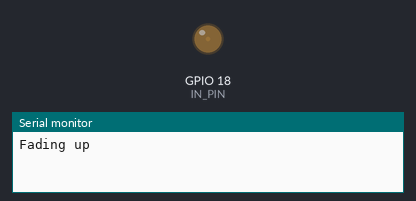
Recording of a sketch running on a simulated ESP32. Parts: output pins drawn as LEDs (lit = HIGH), the last lines printed to the serial monitor.

Above: at 0.05 s.
At 1.25 s:
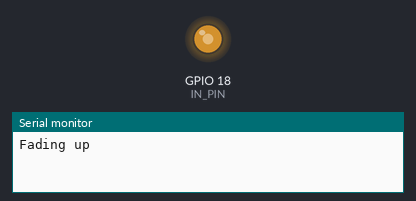
At 1.85 s:
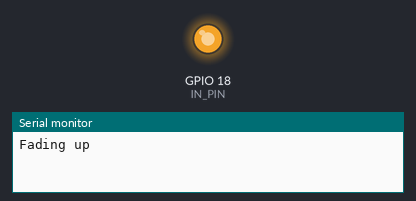
At 3.65 s:
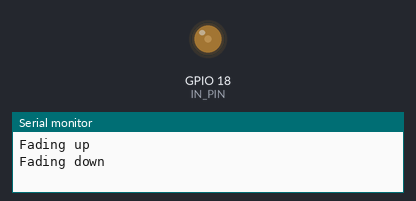
Timing chart, 0 to 6.6 s (numbered marks = the images above):
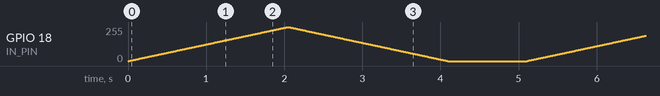

The sketch:

S02_Power_LED.ino
```cpp
/*
  BuiltByTyler Sensor Kit - S02 POWER LED (1 W white emitter)
  Board: ESP32-WROOM-32 DevKit V1 (30-pin), Arduino-ESP32 core 3.x, "ESP32 Dev Module"

  Fades the 1 W white LED up and down with PWM.
  Very bright: don't stare into it. It draws ~350 mA from 5 V, so power
  the ESP32 from a good USB port (5V comes from the VIN pin).

  Wiring (module pin -> ESP32 pin):
    GND  -> GND
    5V   -> VIN (5V) - needs USB power
    IN   -> GPIO 18

  Library: none needed
  Serial Monitor: 115200 baud
*/

#define IN_PIN   18

void setup() {
  Serial.begin(115200);
  // analogWrite sets the pin up for PWM by itself: 0 = off, 255 = full
}

void loop() {
  Serial.println("Fading up");
  for (int b = 0; b <= 255; b++) { analogWrite(IN_PIN, b); delay(8); }
  Serial.println("Fading down");
  for (int b = 255; b >= 0; b--) { analogWrite(IN_PIN, b); delay(8); }
  Serial.println("LED OFF");
  delay(1000);
}
```
